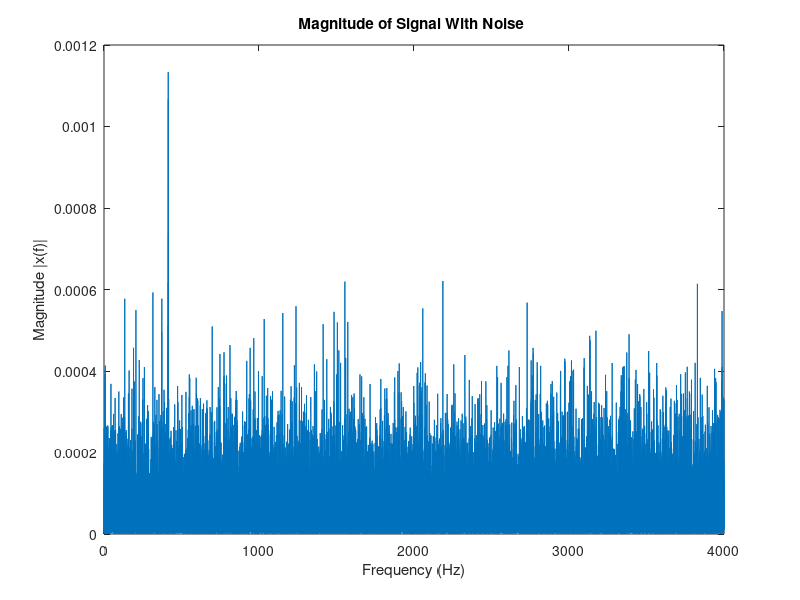

The MATLAB script that drew this image: (Note: this script raises an error after producing the figure.)
clear all
load ('myRecording3.mat')
% Re state parameter 
N = 80000;

% add noise 
noise= 0.5*randn(N,1);
ynoise = myRecording + noise; % addign noise to my tunning fork recording
fre = 1e3; % defining frequency 


xdft=fft(ynoise,N); % taking fft of my noise signal 
xdft=xdft(1:N/2+1); % definig the range (from lectures)
stefanox = (1/(Fs*N)) * abs(xdft).^2; 
stefanox(2:end-1) = 2*stefanox(2:end-1);
freq = 0:Fs/length(ynoise):Fs/2; % defining frequency 
yangle = angle (xdft(1:N/2+1)); 


figure(1);
plot(freq,abs(stefanox))
title('Magnitude of Signal With Noise ')
xlabel('Frequency (Hz)')
ylabel('Magnitude |x(f)|')

sound (ynoise);

y = bandpass(myRecording,fre)


save ('signalnoise.mat')

